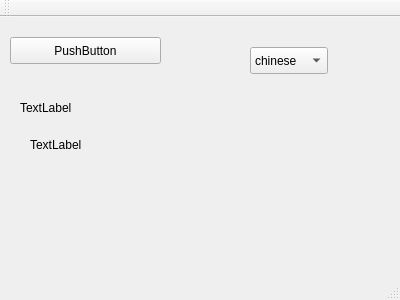
<?xml version="1.0" encoding="UTF-8"?>
<ui version="4.0">
 <class>MainWindow</class>
 <widget class="QMainWindow" name="MainWindow">
  <property name="geometry">
   <rect>
    <x>0</x>
    <y>0</y>
    <width>400</width>
    <height>300</height>
   </rect>
  </property>
  <property name="windowTitle">
   <string>MainWindow</string>
  </property>
  <widget class="QWidget" name="centralWidget">
   <widget class="QPushButton" name="pushButton">
    <property name="geometry">
     <rect>
      <x>10</x>
      <y>20</y>
      <width>151</width>
      <height>27</height>
     </rect>
    </property>
    <property name="text">
     <string>PushButton</string>
    </property>
   </widget>
   <widget class="QLabel" name="label">
    <property name="geometry">
     <rect>
      <x>20</x>
      <y>80</y>
      <width>131</width>
      <height>21</height>
     </rect>
    </property>
    <property name="text">
     <string>TextLabel</string>
    </property>
   </widget>
   <widget class="QLabel" name="label_2">
    <property name="geometry">
     <rect>
      <x>30</x>
      <y>120</y>
      <width>121</width>
      <height>16</height>
     </rect>
    </property>
    <property name="text">
     <string>TextLabel</string>
    </property>
   </widget>
   <widget class="QComboBox" name="comboBox">
    <property name="geometry">
     <rect>
      <x>250</x>
      <y>30</y>
      <width>78</width>
      <height>27</height>
     </rect>
    </property>
    <item>
     <property name="text">
      <string notr="true">chinese</string>
     </property>
    </item>
    <item>
     <property name="text">
      <string notr="true">english</string>
     </property>
    </item>
    <item>
     <property name="text">
      <string/>
     </property>
    </item>
   </widget>
  </widget>
  <widget class="QMenuBar" name="menuBar">
   <property name="geometry">
    <rect>
     <x>0</x>
     <y>0</y>
     <width>400</width>
     <height>25</height>
    </rect>
   </property>
  </widget>
  <widget class="QToolBar" name="mainToolBar">
   <attribute name="toolBarArea">
    <enum>TopToolBarArea</enum>
   </attribute>
   <attribute name="toolBarBreak">
    <bool>false</bool>
   </attribute>
  </widget>
  <widget class="QStatusBar" name="statusBar"/>
 </widget>
 <layoutdefault spacing="6" margin="11"/>
 <resources/>
 <connections>
  <connection>
   <sender>comboBox</sender>
   <signal>currentIndexChanged(QString)</signal>
   <receiver>MainWindow</receiver>
   <slot>slot1(QString)</slot>
   <hints>
    <hint type="sourcelabel">
     <x>273</x>
     <y>88</y>
    </hint>
    <hint type="destinationlabel">
     <x>268</x>
     <y>123</y>
    </hint>
   </hints>
  </connection>
 </connections>
 <slots>
  <slot>slot1(QString)</slot>
 </slots>
</ui>
